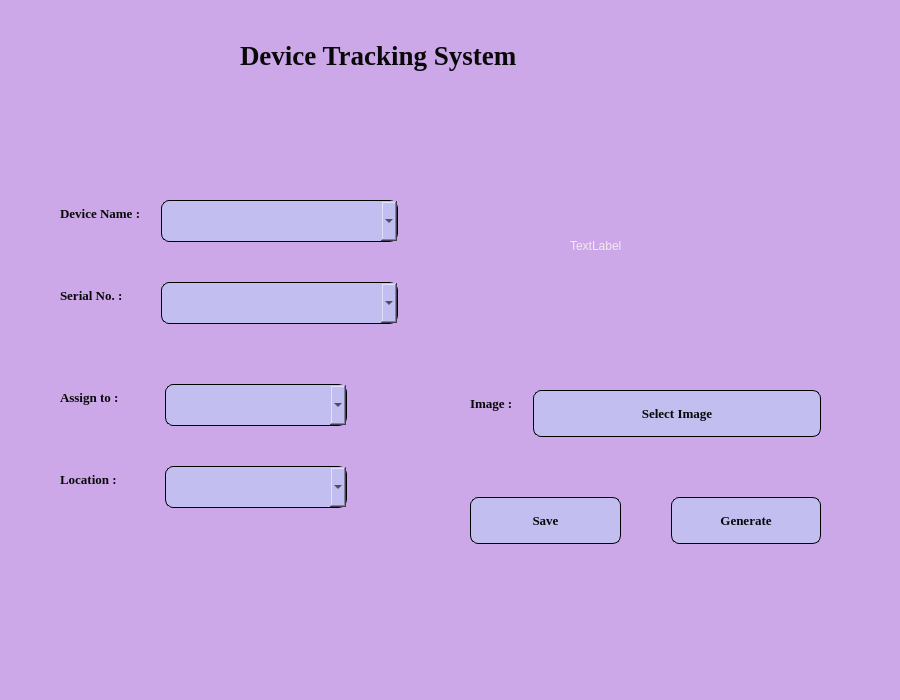
<?xml version="1.0" encoding="UTF-8"?>
<ui version="4.0">
 <class>MainWindow</class>
 <widget class="QMainWindow" name="MainWindow">
  <property name="geometry">
   <rect>
    <x>0</x>
    <y>0</y>
    <width>900</width>
    <height>700</height>
   </rect>
  </property>
  <property name="windowTitle">
   <string>MainWindow</string>
  </property>
  <property name="styleSheet">
   <string notr="true">background-color: rgb(204, 168, 233);
color: rgb(245, 235, 235);</string>
  </property>
  <widget class="QWidget" name="centralwidget">
   <widget class="QLabel" name="label">
    <property name="geometry">
     <rect>
      <x>240</x>
      <y>30</y>
      <width>341</width>
      <height>51</height>
     </rect>
    </property>
    <property name="font">
     <font>
      <family>Times New Roman</family>
      <pointsize>20</pointsize>
      <bold>true</bold>
     </font>
    </property>
    <property name="styleSheet">
     <string notr="true">color: rgb(9, 9, 9);</string>
    </property>
    <property name="text">
     <string>Device Tracking System</string>
    </property>
   </widget>
   <widget class="QWidget" name="layoutWidget">
    <property name="geometry">
     <rect>
      <x>40</x>
      <y>180</y>
      <width>378</width>
      <height>431</height>
     </rect>
    </property>
    <layout class="QFormLayout" name="formLayout_5">
     <property name="verticalSpacing">
      <number>40</number>
     </property>
     <property name="leftMargin">
      <number>10</number>
     </property>
     <property name="topMargin">
      <number>10</number>
     </property>
     <property name="rightMargin">
      <number>10</number>
     </property>
     <property name="bottomMargin">
      <number>10</number>
     </property>
     <item row="0" column="0" colspan="2">
      <layout class="QFormLayout" name="formLayout">
       <property name="horizontalSpacing">
        <number>20</number>
       </property>
       <property name="verticalSpacing">
        <number>40</number>
       </property>
       <property name="leftMargin">
        <number>10</number>
       </property>
       <property name="topMargin">
        <number>10</number>
       </property>
       <property name="rightMargin">
        <number>10</number>
       </property>
       <property name="bottomMargin">
        <number>10</number>
       </property>
       <item row="0" column="0">
        <widget class="QLabel" name="label_2">
         <property name="font">
          <font>
           <family>Times New Roman</family>
           <pointsize>10</pointsize>
           <bold>true</bold>
          </font>
         </property>
         <property name="styleSheet">
          <string notr="true">color: rgb(9, 9, 9);</string>
         </property>
         <property name="text">
          <string>Device Name :</string>
         </property>
        </widget>
       </item>
       <item row="0" column="1">
        <widget class="QComboBox" name="device_name_combobox">
         <property name="styleSheet">
          <string notr="true">QComboBox {
    background-color: rgb(195, 190, 240);
    color: rgb(9, 9, 9);
    padding: 12px 60px; /* Adjust padding as needed */
    border-radius: 8px;
    border: 1px solid black;
}

QComboBox::item {
    text-align: left; /* Align text to the left */
    padding-top: 10px; /* Adjust the padding to center text vertically */
    padding-bottom: 10px; /* Adjust the padding to center text vertically */
}
</string>
         </property>
        </widget>
       </item>
       <item row="1" column="0">
        <widget class="QLabel" name="label_3">
         <property name="font">
          <font>
           <family>Times New Roman</family>
           <pointsize>10</pointsize>
           <bold>true</bold>
          </font>
         </property>
         <property name="styleSheet">
          <string notr="true">color: rgb(9, 9, 9);</string>
         </property>
         <property name="text">
          <string>Serial No. :</string>
         </property>
        </widget>
       </item>
       <item row="1" column="1">
        <widget class="QComboBox" name="Serial_No_combobox">
         <property name="styleSheet">
          <string notr="true">QComboBox {
    background-color: rgb(195, 190, 240);
    color: rgb(9, 9, 9);
    padding: 12px 60px; /* Adjust padding as needed */
    border-radius: 8px;
    border: 1px solid black;
}

QComboBox::item {
    text-align: left; /* Align text to the left */
    padding-top: 10px; /* Adjust the padding to center text vertically */
    padding-bottom: 10px; /* Adjust the padding to center text vertically */
}
</string>
         </property>
        </widget>
       </item>
      </layout>
     </item>
     <item row="1" column="0">
      <layout class="QFormLayout" name="formLayout_2">
       <property name="horizontalSpacing">
        <number>20</number>
       </property>
       <property name="verticalSpacing">
        <number>40</number>
       </property>
       <property name="leftMargin">
        <number>10</number>
       </property>
       <property name="topMargin">
        <number>10</number>
       </property>
       <property name="rightMargin">
        <number>10</number>
       </property>
       <property name="bottomMargin">
        <number>10</number>
       </property>
       <item row="0" column="1">
        <widget class="QComboBox" name="assignedto_combobox">
         <property name="styleSheet">
          <string notr="true">QComboBox {
    background-color: rgb(195, 190, 240);
    color: rgb(9, 9, 9);
    padding: 12px 60px; /* Adjust padding as needed */
    border-radius: 8px;
    border: 1px solid black;
}

QComboBox::item {
    text-align: left; /* Align text to the left */
    padding-top: 10px; /* Adjust the padding to center text vertically */
    padding-bottom: 10px; /* Adjust the padding to center text vertically */
}
</string>
         </property>
        </widget>
       </item>
       <item row="1" column="0">
        <widget class="QLabel" name="label_4">
         <property name="font">
          <font>
           <family>Times New Roman</family>
           <pointsize>10</pointsize>
           <bold>true</bold>
          </font>
         </property>
         <property name="styleSheet">
          <string notr="true">color: rgb(9, 9, 9);</string>
         </property>
         <property name="text">
          <string>Location :       </string>
         </property>
        </widget>
       </item>
       <item row="1" column="1">
        <widget class="QComboBox" name="location_combobox">
         <property name="styleSheet">
          <string notr="true">QComboBox {
    background-color: rgb(195, 190, 240);
    color: rgb(9, 9, 9);
    padding: 12px 60px; /* Adjust padding as needed */
    border-radius: 8px;
    border: 1px solid black;
}

QComboBox::item {
    text-align: left; /* Align text to the left */
    padding-top: 10px; /* Adjust the padding to center text vertically */
    padding-bottom: 10px; /* Adjust the padding to center text vertically */
}
</string>
         </property>
        </widget>
       </item>
       <item row="0" column="0">
        <widget class="QLabel" name="label_5">
         <property name="font">
          <font>
           <family>Times New Roman</family>
           <pointsize>10</pointsize>
           <bold>true</bold>
          </font>
         </property>
         <property name="styleSheet">
          <string notr="true">color: rgb(9, 9, 9);</string>
         </property>
         <property name="text">
          <string>Assign to :        </string>
         </property>
        </widget>
       </item>
      </layout>
     </item>
    </layout>
   </widget>
   <widget class="QWidget" name="layoutWidget_2">
    <property name="geometry">
     <rect>
      <x>450</x>
      <y>370</y>
      <width>391</width>
      <height>242</height>
     </rect>
    </property>
    <layout class="QFormLayout" name="formLayout_4">
     <property name="verticalSpacing">
      <number>40</number>
     </property>
     <property name="leftMargin">
      <number>10</number>
     </property>
     <property name="topMargin">
      <number>10</number>
     </property>
     <property name="rightMargin">
      <number>10</number>
     </property>
     <property name="bottomMargin">
      <number>10</number>
     </property>
     <item row="0" column="0" colspan="2">
      <layout class="QFormLayout" name="formLayout_3">
       <property name="horizontalSpacing">
        <number>20</number>
       </property>
       <property name="verticalSpacing">
        <number>50</number>
       </property>
       <property name="leftMargin">
        <number>10</number>
       </property>
       <property name="topMargin">
        <number>10</number>
       </property>
       <property name="rightMargin">
        <number>10</number>
       </property>
       <property name="bottomMargin">
        <number>10</number>
       </property>
       <item row="0" column="0">
        <widget class="QLabel" name="label_6">
         <property name="font">
          <font>
           <family>Times New Roman</family>
           <pointsize>10</pointsize>
           <bold>true</bold>
          </font>
         </property>
         <property name="styleSheet">
          <string notr="true">color: rgb(9, 9, 9);</string>
         </property>
         <property name="text">
          <string>Image :</string>
         </property>
        </widget>
       </item>
       <item row="0" column="1">
        <widget class="QPushButton" name="select_img_button">
         <property name="font">
          <font>
           <family>Times New Roman</family>
           <pointsize>10</pointsize>
           <bold>true</bold>
          </font>
         </property>
         <property name="styleSheet">
          <string notr="true">background-color: rgb(195, 190, 240);
color: rgb(9,9,9);
padding : 15px 40px;
border-radius:8px;
border: 1px solid black

</string>
         </property>
         <property name="text">
          <string>Select Image</string>
         </property>
        </widget>
       </item>
      </layout>
     </item>
     <item row="1" column="0" colspan="2">
      <layout class="QHBoxLayout" name="horizontalLayout">
       <property name="spacing">
        <number>50</number>
       </property>
       <property name="leftMargin">
        <number>10</number>
       </property>
       <property name="topMargin">
        <number>10</number>
       </property>
       <property name="rightMargin">
        <number>10</number>
       </property>
       <property name="bottomMargin">
        <number>10</number>
       </property>
       <item>
        <widget class="QPushButton" name="save_button">
         <property name="font">
          <font>
           <family>Times New Roman</family>
           <pointsize>10</pointsize>
           <bold>true</bold>
          </font>
         </property>
         <property name="styleSheet">
          <string notr="true">background-color: rgb(195, 190, 240);
color: rgb(9,9,9);
padding : 15px 20px;
border-radius:8px;
border: 1px solid black;

</string>
         </property>
         <property name="text">
          <string>Save</string>
         </property>
        </widget>
       </item>
       <item>
        <widget class="QPushButton" name="generate_button">
         <property name="font">
          <font>
           <family>Times New Roman</family>
           <pointsize>10</pointsize>
           <bold>true</bold>
          </font>
         </property>
         <property name="styleSheet">
          <string notr="true">background-color: rgb(195, 190, 240);
color: rgb(9,9,9);
padding : 15px 20px;
border-radius:8px;
border: 1px solid black

</string>
         </property>
         <property name="text">
          <string>Generate</string>
         </property>
        </widget>
       </item>
      </layout>
     </item>
    </layout>
   </widget>
   <widget class="QLabel" name="photolabel">
    <property name="geometry">
     <rect>
      <x>570</x>
      <y>200</y>
      <width>151</width>
      <height>91</height>
     </rect>
    </property>
    <property name="styleSheet">
     <string notr="true">text-align:centre;</string>
    </property>
    <property name="text">
     <string>TextLabel</string>
    </property>
   </widget>
  </widget>
  <widget class="QMenuBar" name="menubar">
   <property name="geometry">
    <rect>
     <x>0</x>
     <y>0</y>
     <width>900</width>
     <height>25</height>
    </rect>
   </property>
  </widget>
  <widget class="QStatusBar" name="statusbar"/>
 </widget>
 <resources/>
 <connections/>
</ui>
